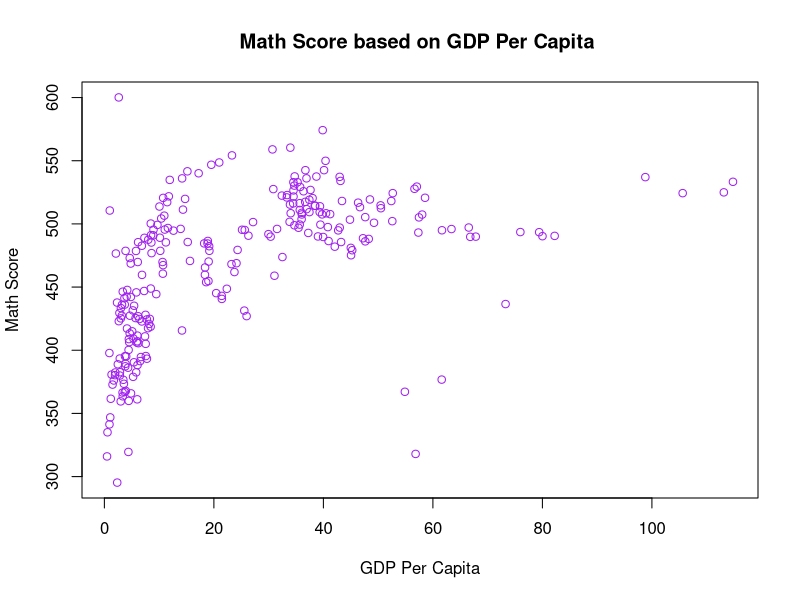
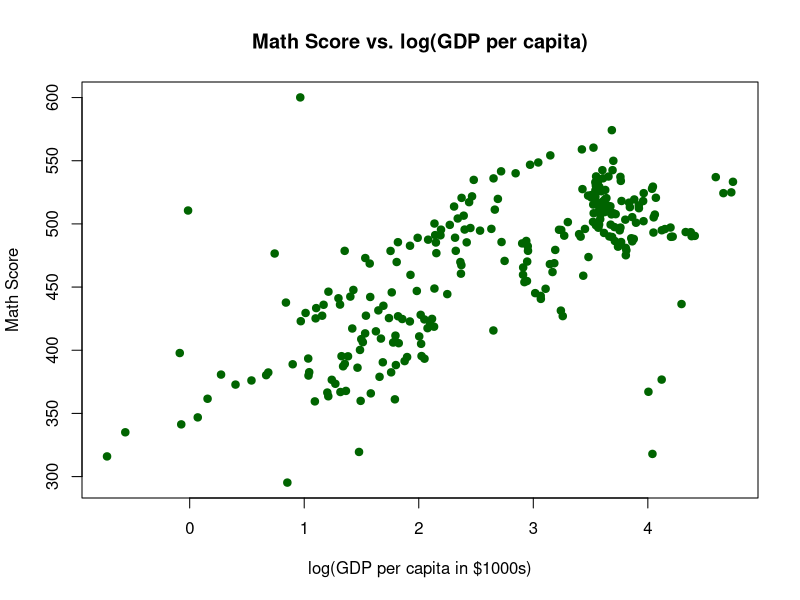

Here is the R script that generated these plots, in order:
## ---- chunk 1
knitr::opts_chunk$set(
echo = TRUE,
results = 'markup',
tidy = TRUE,
comment = NA,
width = 60, # wrap R output lines
max.print = 100 # limit huge outputs
)
options(width = 60) # ensures printed output wraps too
## ---- chunk 2
library(dplyr)
library(ggplot2)
library(sandwich)
library(lmtest)
## ---- chunk 3
data1.1 <- read.csv("grades_and_temps.csv")

data1.2 <- data1.1 %>% mutate(gdppc1k = round(gdppc/1000, 3))
## ---- chunk 4
plot(x = data1.2$gdppc1k, y = data1.2$math_score,
     main = "Math Score based on GDP Per Capita ",
     xlab = "GDP Per Capita",
     ylab = "Math Score",
     col = "purple"
)

cat("Using visual inspection of the scatterplot, the relationship between GDP
    Per Capita and Math Score seems non-linear since the rate of change in the
    Math score as GDP Per Capita increases seems to be non-constant.")
## ---- chunk 5
#Linear model
lin_model <- lm(math_score ~ gdppc1k, data = data1.2)
vcov_m_g <- vcovHC(lin_model, type = "HC3")
coeftest(lin_model, vcov. = vcov_m_g)

b_hat <- lin_model$coefficients[2]
b_hat_SE <- sqrt(diag(vcov_m_g))[2]

cat("b_hat:", b_hat, "\nb_hat SE:", b_hat_SE)
## ---- chunk 6
#Quadratic model
quad_model <- lm(math_score ~ gdppc1k + I(gdppc1k*gdppc1k), data = data1.2)
vcov_m_g_g2 <- vcovHC(quad_model, type = "HC3")
coeftest(quad_model, vcov. = vcov_m_g_g2)

beta1_hat <- lin_model$coefficients[2]
beta1_hat_SE <- sqrt(diag(vcov_m_g))[2]

beta2_hat <- lin_model$coefficients[3]
beta2_hat_SE <- sqrt(diag(vcov_m_g))[3]

cat("beta1_hat:", beta1_hat, "\nbeta1_hat SE:", beta1_hat_SE, "\n\nbeta2hat:", beta2_hat, "\nbeta2_hat SE:", beta2_hat_SE, "\n\n")
cat("The relationship between math scores and GDP per capita is non-linear 
because beta2hat is statistically signficant")

## ---- chunk 7
pred_5k <- coef(quad_model)[1] + coef(quad_model)[2]*5 + coef(quad_model)[3]*5^2
pred_10k <- coef(quad_model)[1] + coef(quad_model)[2]*10 + coef(quad_model)[3]*10^2
diff_pred <- pred_10k - pred_5k

cat("Expected difference in math scores (10k vs 5k GDP per capita):",
    round(diff_pred, 3))
## ---- chunk 8
data1.3 <- data1.2 %>% mutate(log_gdppc1k = log(gdppc1k))

plot(data1.3$log_gdppc1k, data1.2$math_score,
     main = "Math Score vs. log(GDP per capita)",
     xlab = "log(GDP per capita in $1000s)",
     ylab = "Math Score",
     col = "darkgreen", pch = 19)

cat("Visual inspection shows a LINEAR relatinship after taking logs, indicating 
that the linear-log model might fit better than the raw-level model.")
## ---- chunk 9
#Linear-log model
linlog_model <- lm(math_score ~ log_gdppc1k, data = data1.3)
vcov_li <- vcovHC(linlog_model, type = "HC3")
coeftest(linlog_model, vcov. = vcov_li)

#Extract individual values
theta1_hat  <- coef(linlog_model)[1]
theta2_hat  <- coef(linlog_model)[2]
theta1_se   <- sqrt(diag(vcovHC(linlog_model, type = "HC3")))[1]
theta2_se   <- sqrt(diag(vcovHC(linlog_model, type = "HC3")))[2]

#Report values
cat("theta1hat (Intercept):", theta1_hat,
"  theta1hatSE:", theta1_se,"\n")
cat("theta2hat (Coefficient):", theta2_hat,
"  theta2hatSE:", theta2_se,"\n")


#Log-log model
data1.4 <- data1.3 %>% mutate(log_math = log(math_score))
loglog_model <- lm(log_math ~ log_gdppc1k, data = data1.4)
coeftest(loglog_model, vcov = vcovHC(loglog_model, type = "HC3"))

#Extract individual values neatly
gamma1_hat  <- coef(loglog_model)[1]
gamma2_hat  <- coef(loglog_model)[2]
gamma1_se   <- sqrt(diag(vcovHC(loglog_model, type = "HC3")))[1]
gamma2_se   <- sqrt(diag(vcovHC(loglog_model, type = "HC3")))[2]

#Report values
cat("gamma1hat (Intercept):", gamma1_hat,
"  gamma1hatSE:", gamma1_se,"\n")
cat("gamma2hat (Coefficient):", gamma2_hat,
"  gamma2hatSE:", gamma2_se,"\n")

cat("\nLinear-log model Interpretations:\n\n")
cat("In the linear-log model, the slope (beta2hat) represents the change in 
math score for a 1% change in GDP per capita.\n\n")
cat("In the log-log model, the slope (gamma2hat) (elasticity) shows the % change 
in math score for a 1% change in GDP per capita.")

## ---- chunk 10
#Obtaining R^2 values
R2_lin <- summary(lin_model)$r.squared
R2_quad <- summary(quad_model)$r.squared
R2_linlog <- summary(linlog_model)$r.squared
R2_loglog <- summary(loglog_model)$r.squared

cat("R_squared Linear:", round(R2_lin, 3),
"\nR_squared Quadratic:", round(R2_quad, 3),
"\nR_squared Linear-log:", round(R2_linlog, 3),
"\nR_squared Log-log:", round(R2_loglog, 3))

cat("\n\n(a) Quadratic vs Linear-log: The model with higher R² explains more variance,
but since they use different transformations, direct comparison must be cautious.\n\n")
cat("(b) Linear-log vs Log-log: Both have the same dependent variable transformation,
so the higher R² model better fits the data.")
## ---- chunk 11
data2.1 <- read.csv("DDCG_dataset.csv")
## ---- chunk 12
# Restrict to 2005
data2_2005 <- data2.1 %>% filter(year == 2005)

#Get group means
means <- data2_2005 %>%
  group_by(dem) %>%
  summarise(mean_gdp = mean(gdp_capita, na.rm = TRUE))

means


#Difference in means
diff_means <- means$mean_gdp[means$dem == 1] - means$mean_gdp[means$dem == 0]
cat("Difference in mean GDP per capita (democracy - non-democracy):", round(diff_means, 3), "\n")

#Two-sample t-test (unequal variances)
t_test <- t.test(gdp_capita ~ dem, data = data2_2005, var.equal = FALSE)
t_test

p_val <- t_test$p.value

cat("\nInterpretation: We reject the null hypothesis that mean GDP per capita is
equal across statuses since  p-value(", round(p_val, 3), ") is less than alpha(", 0.05, ")\n")
## ---- chunk 13
reg_2005 <- lm(gdp_capita ~ dem, data = data2_2005)
coeftest(reg_2005, vcov = vcovHC(reg_2005, type = "HC3"))

cat("Intercept (alpha) should equal mean(GDP | dem=0):", 
    round(means$mean_gdp[means$dem == 0], 3), "\n")
cat("Slope (Beta_hat) should equal difference in means:", 
    round(means$mean_gdp[means$dem == 1] - means$mean_gdp[means$dem == 0], 3), "\n")
## ---- chunk 14
# Add log of GDP per capita
data2.2 <- data2.1 %>%
  mutate(log_gdp = log(gdp_capita))

model3 <- lm(log_gdp ~ dem, data = data2.2)
vcov <- vcovHC(model3, type = "HC3")
coeftest(model3, vcov. = vcov)

# Extract estimates
alpha_hat <- coef(model3)[1]
beta_hat  <- coef(model3)[2]
se_alpha  <- sqrt(diag(vcovHC(model3, type = "HC3")))[1]
se_beta   <- sqrt(diag(vcovHC(model3, type = "HC3")))[2]

t_beta <- beta_hat / se_beta

cat("alpha_hat =", round(alpha_hat, 3), " (SE =", round(se_alpha, 3), ")\n",
"Beta_hat =", round(beta_hat, 3), " (SE =", round(se_beta, 3), ", t =", round(t_beta, 3), ")\n")

cat("\nInterpretation: Beta_hat represents the percentage difference in GDP per capita
between democracies and non-democracies. If Beta_hat is statistically significant
(|t| > 2), democracies have higher average log(GDP per capita).")

## ---- chunk 15
cat("Possible ommitted variables are education levels (more educated populations
--> higher GDP and higher likelihood of democracy), trade openness (trade boosts
income and correlates with democratic institutions)")

cat("\n\nIf these are ommitted, and both correlate positively with democracy and 
GDP, then beta1hat is upward biased, meaning the democracy effect appears 
larger than it really is.")
## ---- chunk 16
model4 <- lm(log_gdp ~ dem + lp_bl + lh_bl, data = data2.2)
coeftest(model4, vcov = vcovHC(model4, type = "HC3"))

# Extract Beta_hat and SE
beta_hat_edu <- coef(model4)["dem"]
beta_se_edu  <- sqrt(diag(vcovHC(model4, type = "HC3")))[2]

cat("With education controls:\nBeta_hat =", round(beta_hat_edu, 3),
    "| SE =", round(beta_se_edu, 3), "\n")

cat("\nIf Beta_hat decreases after adding education controls, the earlier model 
likely overstated democracy's effect, meaning the initial estimate was upward 
biased.")

## ---- chunk 17
model5 <- lm(log_gdp ~ dem + lp_bl + lh_bl + ginv + tradewb, data = data2.2)
coeftest(model5, vcov = vcovHC(model5, type = "HC3"))

# Extract updated Beta_hat and SE
beta_hat_econ <- coef(model5)["dem"]
beta_se_econ  <- sqrt(diag(vcovHC(model5, type = "HC3")))[2]

cat("With education + economic controls:\nBeta_hat =", round(beta_hat_econ, 3),
    "| SE =", round(beta_se_econ, 3), "\n")

#compute changes
beta_change <- beta_hat_econ - beta_hat_edu
percent_change <- 100 * beta_change / beta_hat_edu

if (beta_change < 0) {
  cat("\n\nInterpretation:\n\n",
      "After adding ginv and tradewb, the democracy coefficient Beta_hat decreased.\n",
      "This indicates that the positive association between democracy and income was partly explained\n",
      "by higher investment and trade levels typical of democratic countries.\n",
      "Therefore, the Beta_hat from part 4 was **upward biased** — omitting ginv and tradewb made democracy appear\n",
      "to have a stronger effect on GDP per capita than it truly does once those factors are controlled for.\n")
} else if (beta_change > 0) {
  cat("\n\nInterpretation:\n\n",
      "After adding ginv and tradewb, the democracy coefficient Beta_hat 
increase. This suggests that trade and investment were negatively correlated 
with democracy or positively correlated with GDP in a way that suppressed 
democracy’s apparent effect. Thus, the Beta_hat from part 4 was downward biased.
Omitting ginv and tradewb understated democracy’s association with GDP per 
capita.\n")}

## ---- chunk 18
#install.packages("car")
library(car)

# Perform robust Wald test (heteroskedasticity-robust F-test)
joint_test <- linearHypothesis(model5, 
                               c("ginv = 0", "tradewb = 0"), 
                               vcov = vcovHC(model5, type = "HC3"))

joint_test

# --- Interpretation block ---
p_value <- joint_test[2, "Pr(>F)"]

if (p_value < 0.05) {
  cat("\nResult:\n\n",
      "We REJECT the null hypothesis (p-value =", round(p_value, 4), "). This 
means ginv and tradewb are jointly significant predictors of 
log(GDP per capita). Economic factors like investment and trade openness help 
explain cross-country differences in income levels.\n")
} else {
  cat("\nResult:\n",
      "We FAIL TO REJECT the null hypothesis (p-value =", round(p_value, 4), ").\n",
      "This means there is no statistical evidence at the 5% level that ginv and tradewb are jointly relevant.\n",
      "Adding them does not significantly improve the model’s ability to predict GDP per capita.\n")
}
